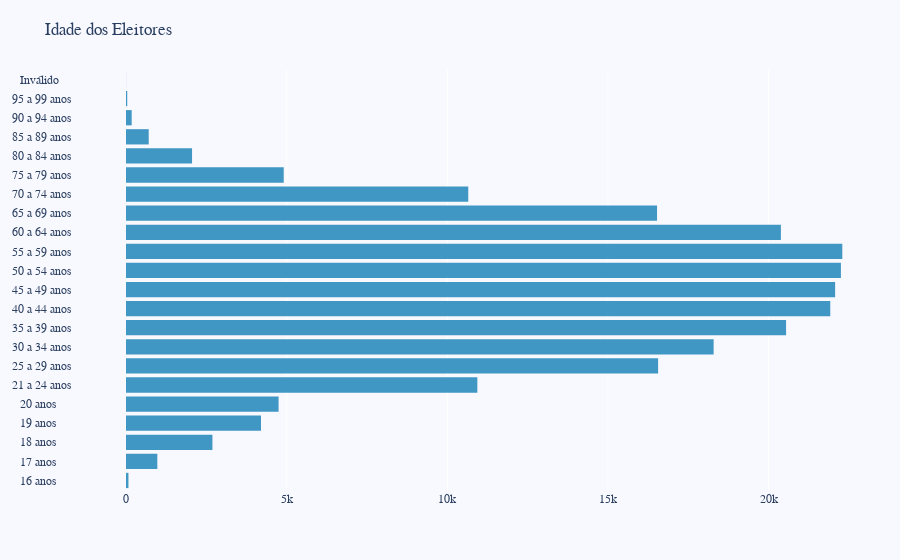

Notebook code cell kept with this figure:
### Code cell
graficoIdade(faixaEtariaGeral(sjc)).show()

### Figure 1 — Plotly figure (JSON) as saved in the notebook; plotly's stock layout.template omitted (floating-point values rounded to 4 significant figures)
{"data": [{"marker": {"color": "#4197c4", "line": {"color": "rgba(0, 0, 0, 0)", "width": 1}}, "name": "Idade dos Eleitores", "orientation": "h", "type": "bar", "x": [76, 975, 2690, 4202, 4749, 10936, 16562, 18290, 20545, 21921, 22072, 22252, 22295, 20384, 16529, 10653, 4909, 2056, 707, 177, 38, 2], "y": ["16 anos                       ", "17 anos                       ", "18 anos                       ", "19 anos                       ", "20 anos                       ", "21 a 24 anos                  ", "25 a 29 anos                  ", "30 a 34 anos                  ", "35 a 39 anos                  ", "40 a 44 anos                  ", "45 a 49 anos                  ", "50 a 54 anos                  ", "55 a 59 anos                  ", "60 a 64 anos                  ", "65 a 69 anos                  ", "70 a 74 anos                  ", "75 a 79 anos                  ", "80 a 84 anos                  ", "85 a 89 anos                  ", "90 a 94 anos                  ", "95 a 99 anos                  ", "Inválido                      "]}], "layout": {"font": {"family": "Hind", "size": 12}, "margin": {"b": 70, "l": 100, "r": 20, "t": 70}, "paper_bgcolor": "rgb(248, 248, 255)", "plot_bgcolor": "rgb(248, 248, 255)", "title": {"text": "Idade dos Eleitores"}, "xaxis": {"showgrid": true, "showline": false, "showticklabels": true, "zeroline": false}, "yaxis": {"showgrid": false, "showline": false, "showticklabels": true}}}
